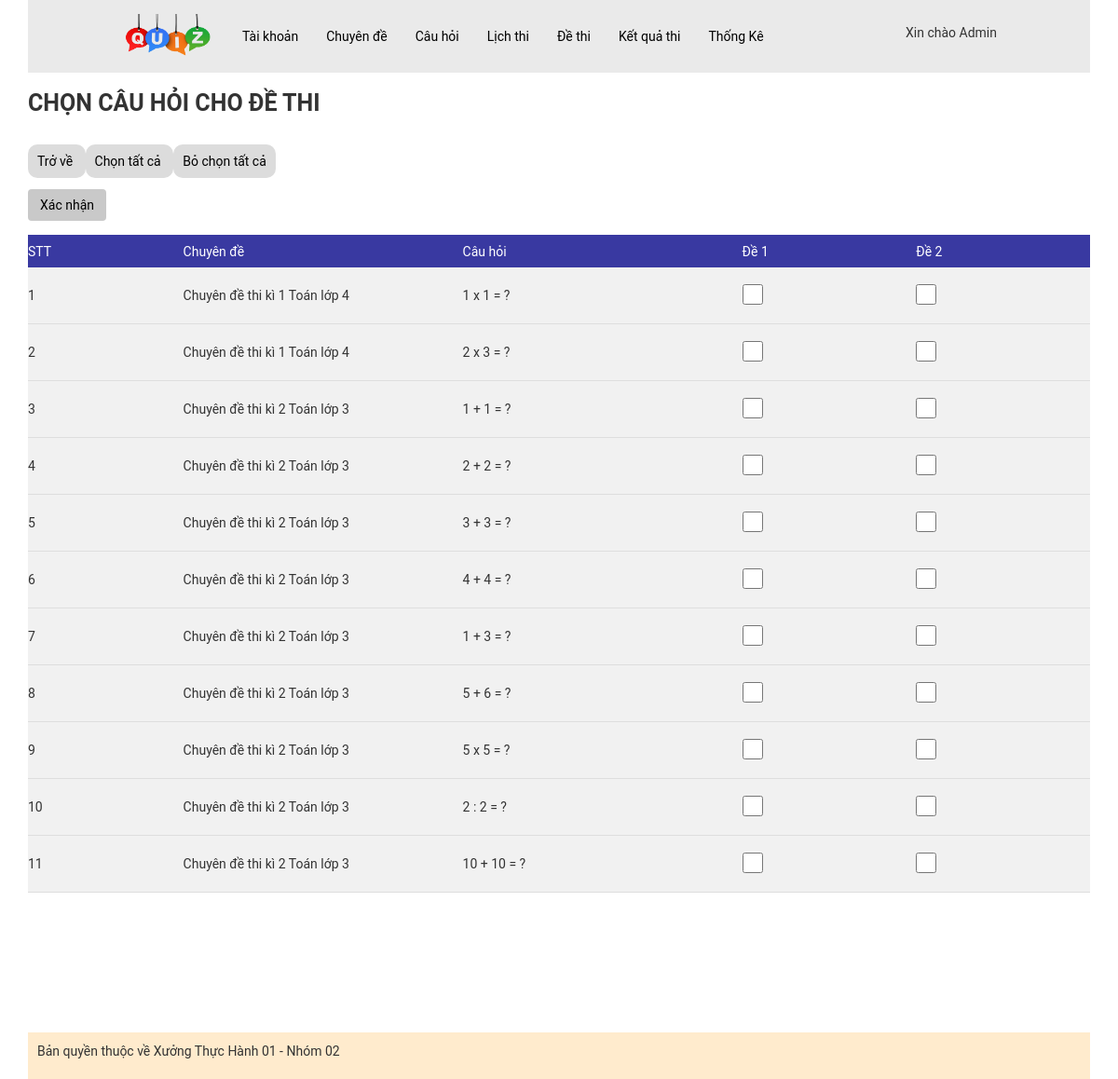
The page /admin/index.php?act=chon_cauhoi&idlt=1 (signed in) on the database as committed earlier.
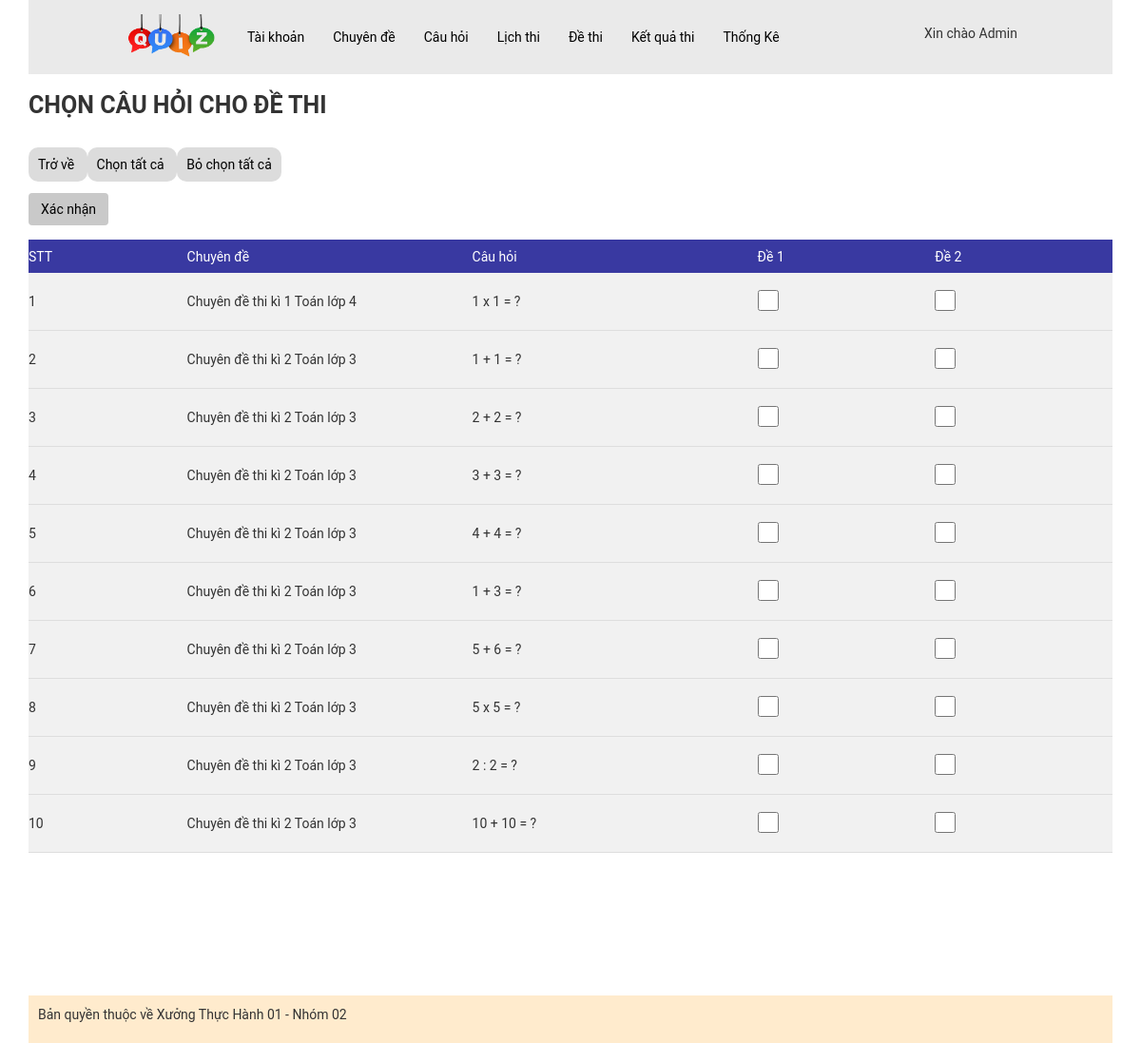
The same page on the database as committed later.
### tables this page shows
CREATE TABLE `cauhoi` (
  `id_ch` int(11) NOT NULL,
  `content` varchar(1000) NOT NULL COMMENT 'Nội dung câu hỏi (Đề bài)',
  `image` varchar(50) DEFAULT NULL,
  `id_cd` int(11) NOT NULL
);

CREATE TABLE `chuyende` (
  `id_cd` int(11) NOT NULL,
  `name` varchar(255) NOT NULL COMMENT 'Tên chuyên đề'
);

### model/pdo.php (called while the page is built, shortened)
<?php
function pdo_get_connection(){
    $servername = "localhost";
    $username = "root";
    $password = "";
    try {
        $conn = new PDO("mysql:host=$servername;dbname=xuongth01_02", $username, $password);
        $conn->setAttribute(PDO::ATTR_ERRMODE, PDO::ERRMODE_EXCEPTION);
        return $conn;
    } catch(PDOException $e) {
        echo "Connection failed: " . $e->getMessage();
    }
}
function pdo_query($sql){
    $sql_args=array_slice(func_get_args(),1);
    try{
        $conn=pdo_get_connection();
        $stmt=$conn->prepare($sql);
        $stmt->execute($sql_args);
        $rows=$stmt->fetchAll();
        return $rows;
    }
    catch(PDOException $e){
        throw $e;
    }
    finally{
        unset($conn);
    }
}
function pdo_query_one($sql){
    $sql_args=array_slice(func_get_args(),1);
    try{
        $conn=pdo_get_connection();
        $stmt=$conn->prepare($sql);
        $stmt->execute($sql_args);
        $row=$stmt->fetch(PDO::FETCH_ASSOC);
        return $row;
    }
    catch(PDOException $e){
        throw $e;
    }
    finally{
        unset($conn);
    }
}
?>

### model/lichthi.php (called while the page is built, shortened)
<?php
function getold_lichthi($id)
{
    $sql = "select * from lichthi where id = $id";
    $result = pdo_query_one($sql);
    return $result;
}

### model/cauhoi.php (called while the page is built, shortened)
<?php
function loadall_cauhoi()
{
    $sql = "SELECT cauhoi.*,
            chuyende.name AS ten_cd
    from cauhoi
    JOIN chuyende ON cauhoi.id_cd = chuyende.id_cd
     order by id_cd desc";
    $listcauhoi = pdo_query($sql);
    return $listcauhoi;
}

### admin/lichthi/chon-cauhoi.php (the view, shortened to what this page needs)
<div class="content-boder-user chon_cauhoi">
    <div class="title-boder-top-user">
        <p>CHỌN CÂU HỎI CHO ĐỀ THI</p>
    </div>
    <br>
    <div class="add-user">
        <a href="?act=dslt">
            Trở về
        </a>
        <a href="">
            Chọn tất cả
        </a>
        <a href="">Bỏ chọn tất cả</a>
    </div><br>
    <div class="main-user">
        <table>
            <form method="post" action="?act=chon_cauhoi">
                <thead>
                    <tr>
                        <td>STT</td>
                        <td class='chuyen_de'>Chuyên đề</td>
                        <td class='cau_hoi'>Câu hỏi</td>
                        <?php for($i = 1; $i <= $olddata['so_de_thi']; $i++): ?>
                            <td>Đề <?=$i ?> </td>
                        <?php endfor; ?>
                    </tr>
                </thead>
                <tbody>
                    <?php foreach ($listcauhoi as $key => $value) : extract($value) ?>
                        <tr>
                            <td><?= $key + 1 ?></td>
                            <td><?= $ten_cd ?></td>
                            <td><?= $content ?></td>
                            <?php for($i = 1; $i <= $olddata['so_de_thi']; $i++): ?>
                                <td><input type="checkbox" name="selected_ch_de<?= $i ?>[]" value="<?= $id_ch ?>"></td>
                            <?php endfor; ?>
                        </tr>
                    <?php endforeach; ?>
                </tbody>
                <button type="submit" class="btn" name="btnSubmit">Xác nhận</button>
            </form>
        </table>
    </div>
</div>

Rows that differ between the two databases and show on the page:
removed cauhoi: id_cd.name "Chuyên đề thi kì 1 Toán lớp 4", content "2 x 3 = ?"
